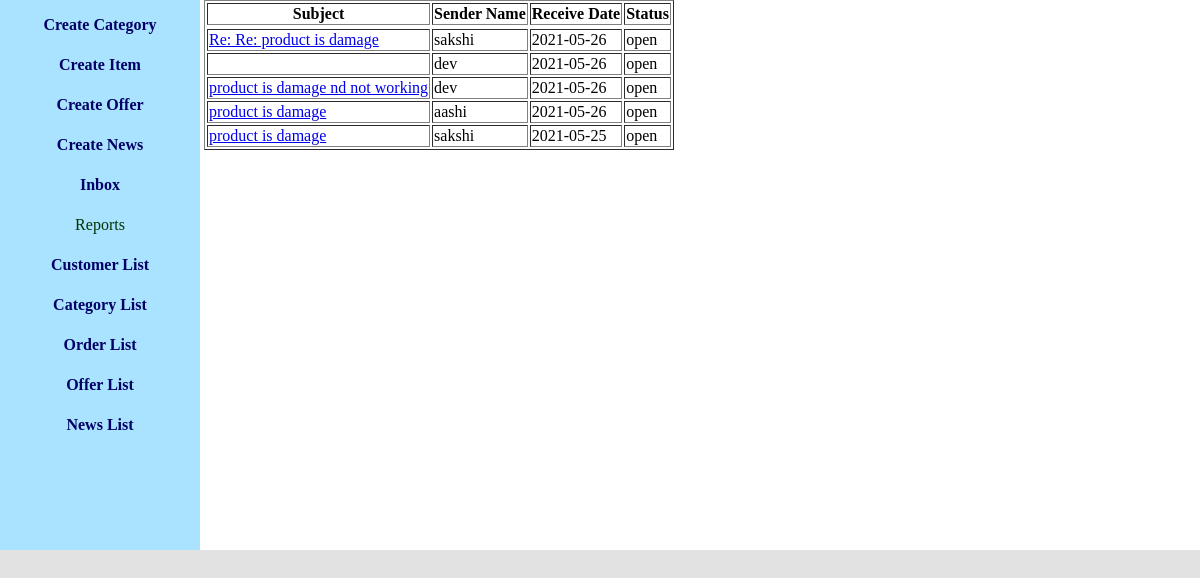
Page /adminInbox.php (signed in) on the committed database.
### tables this page shows
CREATE TABLE IF NOT EXISTS `message_info` (
  `msg_id` int(11) NOT NULL AUTO_INCREMENT,
  `msg_heading` text NOT NULL,
  `msg_detail` text NOT NULL,
  `sender_name` varchar(30) NOT NULL,
  `receiver_name` varchar(30) NOT NULL,
  `reg_date` date NOT NULL,
  `msg_status` varchar(10) NOT NULL,
  `reply_ref_id` int(11) NOT NULL,
  PRIMARY KEY (`msg_id`)
);

### adminInbox.php (the view, shortened to what this page needs)
<?php @session_start();
if(isset($_SESSION["uname"]) && $_SESSION["uname"]=="mm")
{
?>
<div id="content">
<div id="adminContent">
<div id="leftMargin">
<?php
  include("adminMenu.php");
?>
</div>
<div id="rightMargin">
<div id="inbox">
<?php
include("dbConnect.php");
$usr=$_SESSION["uname"];
$rsMsg=mysqli_query($con,"select msg_id,msg_heading,sender_name,reg_date,msg_status from message_info where receiver_name='$usr' order by msg_id desc");
echo("<table border='1'><tr><th>Subject</th><th>Sender Name</th><th>Receive Date</th><th>Status</th><tr>");
while($row=mysqli_fetch_array($rsMsg))
{
  echo("<tr>");
    echo("<td>");
	$id=$row["msg_id"];
	 echo("<a href='inboxAdminDetail.php?mid=$id'>");
	  echo($row["msg_heading"]);
	 echo("</a>");
	echo("</td>");
    echo("<td>");
	  echo($row["sender_name"]);
	echo("</td>");
    echo("<td>");
	  echo($row["reg_date"]);
	echo("</td>");
    echo("<td>");
	  echo($row["msg_status"]);
	echo("</td>");
  echo("</tr>");
}
echo("</table>");
?>
</div>
</div>
</div>
</div>
<?php
}
else
{
  header("location:loginForm.php");
}
?>

### style/base.css (style rules this page uses)
#content { margin:0px auto; min-height:550px; background-color:white; border:0px solid brown; }

### style/base2.css (style rules this page uses)
#adminContent { min-height:inherit; background-color:white; }
#adminContent #leftMargin { display:table-cell; width:200px; background-color:#AAE3FF; min-height:inherit; display:inline-block; vertical-align:top; }
#adminContent #rightMargin { vertical-align:top; display:table-cell; width:790px; min-height:inherit; display:inline-block; border-top:0px solid #0CC; }

### rows in the picture
message_info: msg_heading "Re: Re: product is damage", sender_name "sakshi", reg_date "2021-05-26", msg_status "open"
message_info: sender_name "dev", reg_date "2021-05-26", msg_status "open"
message_info: msg_heading "product is damage nd not working", sender_name "dev", reg_date "2021-05-26", msg_status "open"
message_info: msg_heading "product is damage", sender_name "aashi", reg_date "2021-05-26", msg_status "open"
message_info: msg_heading "product is damage", sender_name "sakshi", reg_date "2021-05-25", msg_status "open"
